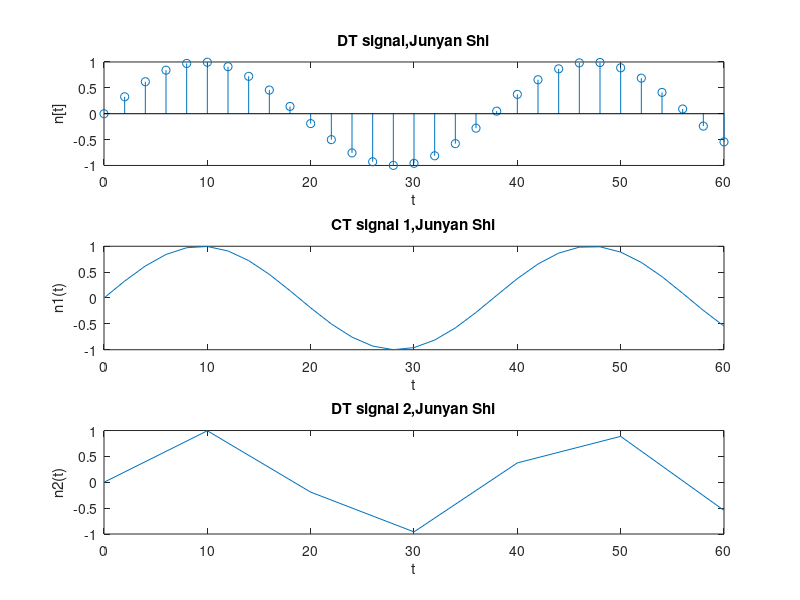

Write MATLAB code to recreate this figure. (Note: this script raises an error after producing the figure.)
%3.2
%DT signal
close all
n = 0:2:60;
y = sin(n/6);
subplot(3,1,1)
stem(n,y)
title('DT signal,Junyan Shi')
xlabel('t')
ylabel('n[t]')
%CT signals
n1 = 0:2:60;
z = sin(n1/6);
subplot(3,1,2)
plot(n1,z)
title('CT signal 1,Junyan Shi')
xlabel('t')
ylabel('n1(t)')

n2 = 0:10:60;
w = sin(n2/6);
subplot(3,1,3)
plot(n2,w)
title('DT signal 2,Junyan Shi')
xlabel('t')
ylabel('n2(t)')


%3.3
figure;
y=[];
x=[];
for N = 1:100
    y = [y,integ1(N)];
    x = [x,N];
end
subplot(2,1,1)
plot(x,y);
xlabel('N')
ylabel('integ1(N)')

y=[];
x=[];
for N = 1:100
    y = [y,integ2(N)];
    x = [x,N];
end
subplot(2,1,2)
plot(x,y);
xlabel('N')
ylabel('integ2(N)')

%4
figure
audio = auread('speech.au');
plot(0:size(audio)-1,audio)
xlabel('t')
ylabel('signal')
sound(audio)

%5
clear
figure
t = -100:1:100;
y=signal1(t);
plot(t,y)
[max,min,energy]=compute(t)

%6
clear
figure
t=-10*pi:0.01:10*pi;
subplot(2,1,1)
plot(t,sinc(t))
xlabel('t')
ylabel('sinc(t)')
t=-2:0.01:2;
subplot(2,1,2)
plot(t,abs(t)<=2)
xlabel('t')
ylabel('rec(t)')

figure
n = -20:20;
subplot(3,1,1);
a = 0.8;
stem(n,(a.^n).*((n>=0)-(n>=10)))
title('a=0.8')
subplot(3,1,2);
a = 1.0;
stem(n,(a.^n).*((n>=0)-(n>=10)))
title('a=1.0')
subplot(3,1,3);
a = 1.5;
stem(n,(a.^n).*((n>=0)-(n>=10)))
title('a=1.5')

figure
w = pi/4;
n = -1:10;
subplot(3,1,1);
a = 0.8;
stem(n, cos(w*n).*(a.^n).*(n>=0))
title('a=0.8')
subplot(3,1,2);
a = 1.0;
stem(n, cos(w*n).*(a.^n).*(n>=0))
title('a=1.0')
subplot(3,1,3);
a = 1.5;
stem(n, cos(w*n).*(a.^n).*(n>=0))
title('a=1.5')

%7
clear
figure
subplot(4,1,1)
Ts = 1/10;
n = 0:100;
stem(n,sin(2*pi*Ts*n))
axis([0,100,-1,1])
title('plot1')

subplot(4,1,2)
Ts = 1/3;
n = 0:30;
stem(n,sin(2*pi*Ts*n))
axis([0,30,-1,1])
title('plot2')

subplot(4,1,3)
Ts = 1/2;
n = 0:20;
stem(n,sin(2*pi*Ts*n))
axis([0,20,-1,1])
title('plot3')

subplot(4,1,4)
Ts = 10/9;
n = 0:9;
stem(n,sin(2*pi*Ts*n))
axis([0,9,-1,1])
title('plot4')

%8
clear
figure
subplot(2,1,1)
sig1 = randn(1,1000);
plot(sig1)
title('sig1')
subplot(2,1,2)
sig2 = 0.2+randn(1,1000);
plot(sig2)
title('sig2')

figure
subplot(2,1,1)
avg1 = [];
for N = 1:1000;
    avg1 = [avg1, mean(sig1(1:N))];
end
plot((1:1000), avg1)
title('avg1')

subplot(2,1,2)
avg2 = [];
for N = 1:1000;
    avg2 = [avg2, mean(sig2(1:N))];
end
plot((1:1000), avg2)
title('avg2')

%9
clear
figure
[m,n] = meshgrid(-50:50, -50:50);
f = 255 * abs(sinc(0.2*m).*sin(0.2*n));
mesh(m,n,f)
figure
image(f);
colormap(gray(256))

